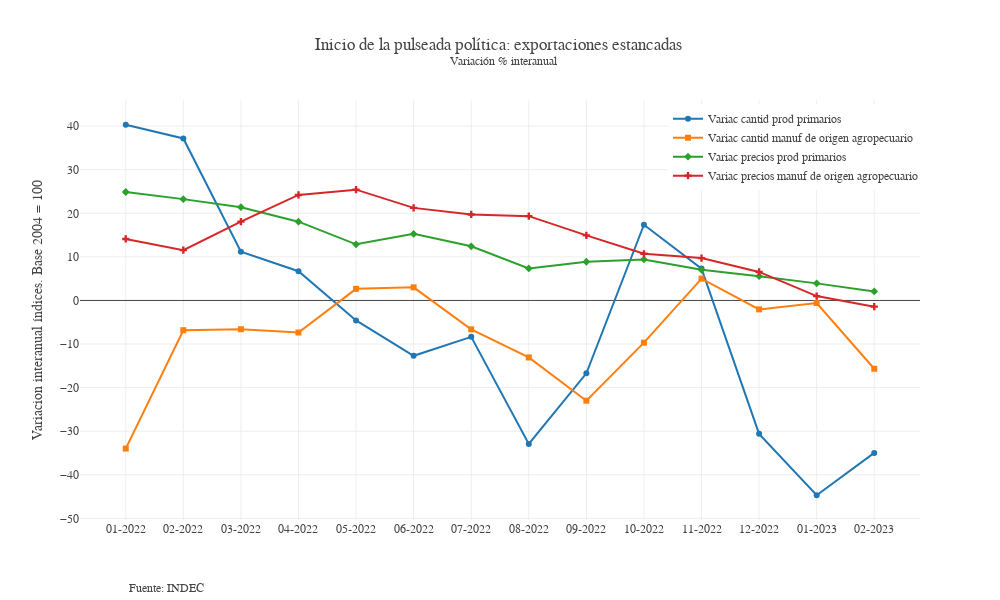

Notebook source saved alongside this figure:
### Code cell
df_mensual_rubro_indices_filtrado=df_mensual_rubro_indices[df_mensual_rubro_indices.anio>'2021']
x = df_mensual_rubro_indices_filtrado["fecha"]
#Datos
IIX_grafico = go.Figure()

IIX_grafico.add_trace(go.Scatter( name = "Variac cantid prod primarios", x=x, 
y=df_mensual_rubro_indices_filtrado["var_q_pp"], mode = "lines+markers", marker_symbol=0))
IIX_grafico.add_trace(go.Scatter( name = "Variac cantid manuf de origen agropecuario", x=x, 
y=df_mensual_rubro_indices_filtrado["var_q_moa"], mode = "lines+markers", marker_symbol=1))
IIX_grafico.add_trace(go.Scatter( name = "Variac precios prod primarios", x=x, 
y=df_mensual_rubro_indices_filtrado["var_p_pp"], mode = "lines+markers", marker_symbol=2))
IIX_grafico.add_trace(go.Scatter( name = "Variac precios manuf de origen agropecuario", x=x, 
y=df_mensual_rubro_indices_filtrado["var_p_moa"], mode = "lines+markers", marker_symbol=3))

#Propiedades
IIX_grafico.update_xaxes(showgrid=True)
IIX_grafico.update_yaxes(title_text="Variacion interanual índices. Base 2004 = 100")
IIX_grafico.update_layout(separators=",.", font_family="Georgia",  
# margin ={'t': 0},
height=600, width=1000,
# xaxis_range = [1989.5,2021.5],
xaxis = dict(tickmode = "linear"),
template = 'none',
title_text="Inicio de la pulseada política: exportaciones estancadas <br> <sup> Variación % interanual",
legend = dict(yanchor="top",y=0.99, xanchor="left",x=0.7)
)

#Nota al pie
note = 'Fuente: INDEC'
IIX_grafico.add_annotation(showarrow=False, text=note,font=dict(size=12), xref='paper',x=0.15,yref='paper', y=-0.18, 
                           xanchor='right', yanchor='auto', xshift=0, yshift=0,)

### Figure 1 — Plotly figure (JSON) as saved in the notebook; plotly's stock layout.template omitted (floating-point values rounded to 4 significant figures)
{"data": [{"marker": {"symbol": 0}, "mode": "lines+markers", "name": "Variac cantid prod primarios", "type": "scatter", "x": ["01-2022", "02-2022", "03-2022", "04-2022", "05-2022", "06-2022", "07-2022", "08-2022", "09-2022", "10-2022", "11-2022", "12-2022", "01-2023", "02-2023"], "y": [40.32, 37.18, 11.17, 6.705, -4.576, -12.7, -8.358, -32.94, -16.73, 17.37, 7.316, -30.61, -44.7, -34.99]}, {"marker": {"symbol": 1}, "mode": "lines+markers", "name": "Variac cantid manuf de origen agropecuario", "type": "scatter", "x": ["01-2022", "02-2022", "03-2022", "04-2022", "05-2022", "06-2022", "07-2022", "08-2022", "09-2022", "10-2022", "11-2022", "12-2022", "01-2023", "02-2023"], "y": [-33.99, -6.824, -6.605, -7.357, 2.666, 3.01, -6.629, -13.08, -23.0, -9.681, 5.008, -2.045, -0.5978, -15.68]}, {"marker": {"symbol": 2}, "mode": "lines+markers", "name": "Variac precios prod primarios", "type": "scatter", "x": ["01-2022", "02-2022", "03-2022", "04-2022", "05-2022", "06-2022", "07-2022", "08-2022", "09-2022", "10-2022", "11-2022", "12-2022", "01-2023", "02-2023"], "y": [24.89, 23.25, 21.4, 18.07, 12.88, 15.28, 12.43, 7.36, 8.888, 9.406, 7.04, 5.569, 3.922, 2.07]}, {"marker": {"symbol": 3}, "mode": "lines+markers", "name": "Variac precios manuf de origen agropecuario", "type": "scatter", "x": ["01-2022", "02-2022", "03-2022", "04-2022", "05-2022", "06-2022", "07-2022", "08-2022", "09-2022", "10-2022", "11-2022", "12-2022", "01-2023", "02-2023"], "y": [14.12, 11.54, 18.08, 24.21, 25.43, 21.24, 19.73, 19.34, 14.94, 10.71, 9.724, 6.541, 1.004, -1.42]}], "layout": {"annotations": [{"font": {"size": 12}, "showarrow": false, "text": "Fuente: INDEC", "x": 0.15, "xanchor": "right", "xref": "paper", "xshift": 0, "y": -0.18, "yanchor": "auto", "yref": "paper", "yshift": 0}], "font": {"family": "Georgia"}, "height": 600, "legend": {"x": 0.7, "xanchor": "left", "y": 0.99, "yanchor": "top"}, "separators": ",.", "title": {"text": "Inicio de la pulseada política: exportaciones estancadas <br> <sup> Variación % interanual"}, "width": 1000, "xaxis": {"showgrid": true, "tickmode": "linear"}, "yaxis": {"title": {"text": "Variacion interanual índices. Base 2004 = 100"}}}}
